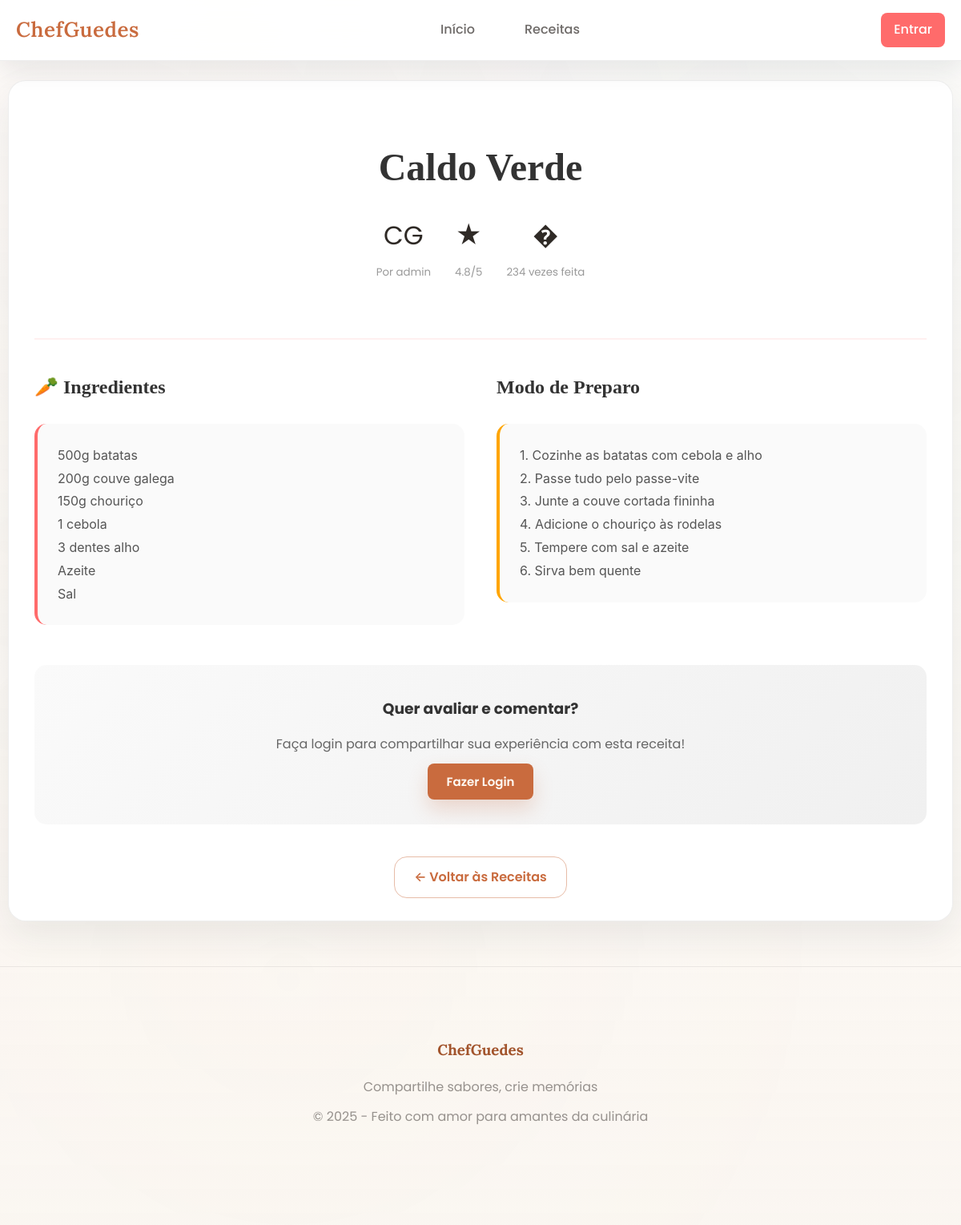
Page /receita.php?slug=caldo-verde on the committed database.
### tables this page shows
CREATE TABLE `recipes` (
  `id` BIGINT UNSIGNED NOT NULL AUTO_INCREMENT,
  `user_id` BIGINT UNSIGNED NOT NULL,
  `category_id` INT UNSIGNED DEFAULT NULL,
  `title` VARCHAR(255) NOT NULL,
  `slug` VARCHAR(255) NOT NULL,
  `summary` TEXT DEFAULT NULL,
  `ingredients` TEXT NOT NULL,
  `instructions` TEXT NOT NULL,
  `prep_time` INT DEFAULT NULL COMMENT 'Tempo de preparo em minutos',
  `cook_time` INT DEFAULT NULL COMMENT 'Tempo de cozimento em minutos',
  `total_time` INT DEFAULT NULL COMMENT 'Tempo total em minutos',
  `servings` INT DEFAULT NULL COMMENT 'Número de porções',
  `difficulty` ENUM('facil','medio','dificil') DEFAULT 'medio',
  `is_vegetarian` TINYINT(1) NOT NULL DEFAULT 0,
  `is_vegan` TINYINT(1) NOT NULL DEFAULT 0,
  `is_gluten_free` TINYINT(1) NOT NULL DEFAULT 0,
  `is_premium` TINYINT(1) NOT NULL DEFAULT 0,
  `is_featured` TINYINT(1) NOT NULL DEFAULT 0,
  `image_url` VARCHAR(500) DEFAULT NULL,
  `video_url` VARCHAR(500) DEFAULT NULL,
  `nutrition_info` JSON DEFAULT NULL,
  `created_at` DATETIME NOT NULL DEFAULT CURRENT_TIMESTAMP,
  `updated_at` DATETIME DEFAULT NULL ON UPDATE CURRENT_TIMESTAMP,
  `published_at` DATETIME DEFAULT NULL,
  `is_active` TINYINT(1) NOT NULL DEFAULT 1,
  PRIMARY KEY (`id`),
  UNIQUE KEY `uq_recipes_slug` (`slug`),
  KEY `idx_recipes_user` (`user_id`),
  KEY `idx_recipes_category` (`category_id`),
  KEY `idx_recipes_featured` (`is_featured`),
  KEY `idx_recipes_premium` (`is_premium`),
  KEY `idx_recipes_published` (`published_at`),
  CONSTRAINT `fk_recipes_user` FOREIGN KEY (`user_id`) REFERENCES `users` (`id`) ON DELETE CASCADE,
  CONSTRAINT `fk_recipes_category` FOREIGN KEY (`category_id`) REFERENCES `categories` (`id`) ON DELETE SET NULL
);

CREATE TABLE `users` (
  `id` BIGINT UNSIGNED NOT NULL AUTO_INCREMENT,
  `username` VARCHAR(80) NOT NULL,
  `email` VARCHAR(255) NOT NULL,
  `password_hash` VARCHAR(255) NOT NULL,
  `role` ENUM('user','admin','chef') NOT NULL DEFAULT 'user',
  `avatar` VARCHAR(255) DEFAULT NULL,
  `bio` TEXT DEFAULT NULL,
  `location` VARCHAR(100) DEFAULT NULL,
  `created_at` DATETIME NOT NULL DEFAULT CURRENT_TIMESTAMP,
  `updated_at` DATETIME DEFAULT NULL ON UPDATE CURRENT_TIMESTAMP,
  `last_login` DATETIME DEFAULT NULL,
  `is_active` TINYINT(1) NOT NULL DEFAULT 1,
  PRIMARY KEY (`id`),
  UNIQUE KEY `uq_users_email` (`email`),
  UNIQUE KEY `uq_users_username` (`username`)
);

CREATE TABLE `recipe_stats` (
  `recipe_id` BIGINT UNSIGNED NOT NULL,
  `total_views` INT DEFAULT 0,
  `unique_views` INT DEFAULT 0,
  `total_favorites` INT DEFAULT 0,
  `total_made` INT DEFAULT 0,
  `total_ratings` INT DEFAULT 0,
  `average_rating` DECIMAL(3,2) DEFAULT 0.00,
  `last_viewed_at` DATETIME DEFAULT NULL,
  `last_favorited_at` DATETIME DEFAULT NULL,
  `popularity_score` DECIMAL(10,4) DEFAULT 0.0000,
  `updated_at` DATETIME DEFAULT CURRENT_TIMESTAMP ON UPDATE CURRENT_TIMESTAMP,
  PRIMARY KEY (`recipe_id`),
  KEY `idx_recipe_stats_views` (`total_views`),
  KEY `idx_recipe_stats_favorites` (`total_favorites`),
  KEY `idx_recipe_stats_rating` (`average_rating`),
  KEY `idx_recipe_stats_popularity` (`popularity_score`),
  CONSTRAINT `fk_recipe_stats_recipe` FOREIGN KEY (`recipe_id`) REFERENCES `recipes` (`id`) ON DELETE CASCADE
);

### receita.php (the view, shortened to what this page needs)
<?php
$db_host = '127.0.0.1';
$db_user = 'root';
$db_pass = '';
$db_name = 'chefguedes';
function db_connect() {
    global $db_host, $db_user, $db_pass, $db_name;
    $m = new mysqli($db_host, $db_user, $db_pass, $db_name);
    return $m;
}
$slug = $_GET['slug'] ?? '';
$recipe = null;
$comments = [];
$user_rating = null;
$avg_rating = 0;
if ($slug) {
    $mysqli = db_connect();
    if ($mysqli) {
        $stmt = $mysqli->prepare("SELECT r.*, u.username, rs.average_rating as avg_rating, rs.total_ratings as rating_count, rs.total_views as made_count FROM recipes r JOIN users u ON r.user_id = u.id LEFT JOIN recipe_stats rs ON r.id = rs.recipe_id WHERE r.slug = ? LIMIT 1");
        if ($stmt) {
            $stmt->bind_param('s', $slug);
            $stmt->execute();
            $result = $stmt->get_result();
            if ($result && $result->num_rows === 1) {
                $recipe = $result->fetch_assoc();
                $avg_rating = $recipe['avg_rating'] ?: 0;
                $comments_query = $mysqli->query("SELECT c.*, u.username FROM comments c JOIN users u ON c.user_id = u.id WHERE c.recipe_id = {$recipe['id']} ORDER BY c.created_at DESC");
                if ($comments_query) {
                    $comments = $comments_query->fetch_all(MYSQLI_ASSOC);
                }
            }
        }
    }
}
?>
<!DOCTYPE html>
<html lang="pt">
<head>
    <link rel="stylesheet" href="css/style.css">
    <link rel="stylesheet" href="css/culinary.css">
</head>
<body class="main-layout">
    <nav class="navbar">
        <div class="nav-container">
            <a href="index.php" class="logo">ChefGuedes</a>
            <div class="nav-links">
                <a href="index.php">Início</a>
                <a href="receitas.php">Receitas</a>
            </div>
            <div class="user-menu">
                <?php if (isset($_SESSION['user_id'])): ?>
                    <span>Olá, <?php echo htmlspecialchars($_SESSION['username']); ?>!</span>
                    <a href="logout.php" style="color: #ff6b6b;">Sair</a>
                <?php else: ?>
                    <a href="login.php" style="background: #ff6b6b; color: white; padding: 8px 16px; border-radius: 8px; text-decoration: none;">Entrar</a>
                <?php endif; ?>
            </div>
        </div>
    </nav>
    <div class="container">
        <header class="recipe-header" style="text-align: center; padding: 40px 0; border-bottom: 2px solid rgba(255, 107, 107, 0.1); margin-bottom: 40px;">
            <h1 style="font-family: 'Playfair Display', serif; font-size: 3rem; color: #333; margin-bottom: 20px;">
                <?php echo htmlspecialchars($recipe['title']); ?>
            </h1>
            <div style="display: flex; justify-content: center; gap: 30px; flex-wrap: wrap; margin-bottom: 30px;">
                <div style="text-align: center;">
                    <div style="font-size: 2rem; margin-bottom: 5px;">CG</div>
                    <small style="color: #999;">Por <?php echo htmlspecialchars($recipe['username']); ?></small>
                </div>
                <div style="text-align: center;">
                    <div style="font-size: 2rem; margin-bottom: 5px;">★</div>
                    <small style="color: #999;"><?php echo $avg_rating > 0 ? number_format($avg_rating, 1) . '/5' : 'Sem avaliações'; ?></small>
                </div>
                <div style="text-align: center;">
                    <div style="font-size: 2rem; margin-bottom: 5px;">�</div>
                    <small style="color: #999;"><?php echo $recipe['made_count'] ?: 0; ?> vezes feita</small>
                </div>
            </div>
        </header>
        <div style="display: grid; grid-template-columns: 1fr 1fr; gap: 40px; margin-bottom: 50px;">
            <section class="ingredients-section">
                <h2 style="font-family: 'Playfair Display', serif; color: #333; margin-bottom: 25px; display: flex; align-items: center; gap: 15px;">
                    🥕 Ingredientes
                </h2>
                <div style="background: #fafafa; padding: 25px; border-radius: 15px; border-left: 4px solid #ff6b6b;">
                    <pre style="white-space: pre-wrap; font-family: 'Inter', sans-serif; line-height: 1.8; color: #555; margin: 0;"><?php echo htmlspecialchars($recipe['ingredients']); ?></pre>
                </div>
            </section>
            <section class="instructions-section">
                <h2 style="font-family: 'Playfair Display', serif; color: #333; margin-bottom: 25px; display: flex; align-items: center; gap: 15px;">
                    Modo de Preparo
                </h2>
                <div style="background: #fafafa; padding: 25px; border-radius: 15px; border-left: 4px solid #ffa500;">
                    <pre style="white-space: pre-wrap; font-family: 'Inter', sans-serif; line-height: 1.8; color: #555; margin: 0;"><?php echo htmlspecialchars($recipe['instructions']); ?></pre>
                </div>
            </section>
        </div>
        <?php if (isset($_SESSION['user_id'])): ?>
        <section style="background: linear-gradient(135deg, #fafafa, #f0f0f0); padding: 30px; border-radius: 15px; margin-bottom: 40px;">
            <h2 style="font-family: 'Playfair Display', serif; color: #333; margin-bottom: 25px;">
                ★ Avaliar esta Receita
            </h2>
            <form method="post" style="display: flex; align-items: center; gap: 20px; flex-wrap: wrap;">
                <label style="font-weight: 600;">Sua avaliação:</label>
                <div style="display: flex; gap: 8px;">
                    <?php for ($i = 1; $i <= 5; $i++): ?>
                        <label style="cursor: pointer;">
                            <input type="radio" name="rating" value="<?php echo $i; ?>" <?php echo ($user_rating == $i) ? 'checked' : ''; ?> style="display: none;">
                            <span style="font-size: 1.5rem; color: <?php echo ($user_rating >= $i) ? '#ff6b6b' : '#ddd'; ?>; transition: color 0.3s;">★</span>
                        </label>
                    <?php endfor; ?>
                </div>
                <button type="submit" name="rate_recipe" class="btn-primary" style="border: none; cursor: pointer;">
                    Avaliar
                </button>
            </form>
        </section>
        <section style="margin-bottom: 40px;">
            <h2 style="font-family: 'Playfair Display', serif; color: #333; margin-bottom: 25px;">
                Comentários (<?php echo count($comments); ?>)
            </h2>
            <form method="post" style="margin-bottom: 30px;">
                <textarea name="comment" placeholder="Compartilhe sua experiência com esta receita..." style="width: 100%; padding: 15px; border: 2px solid #e0e0e0; border-radius: 12px; font-size: 15px; min-height: 100px; resize: vertical; font-family: 'Inter', sans-serif;"></textarea>
                <button type="submit" name="add_comment" class="btn-primary" style="margin-top: 15px; border: none; cursor: pointer;">
                    Adicionar Comentário
                </button>
            </form>
            <div class="comments-list">
                <?php foreach ($comments as $comment): ?>
                    <div style="background: white; padding: 20px; border-radius: 12px; margin-bottom: 15px; border: 1px solid #eee;">
                        <div style="display: flex; justify-content: space-between; margin-bottom: 10px;">
                            <strong style="color: #333;"><?php echo htmlspecialchars($comment['username']); ?></strong>
                            <small style="color: #999;"><?php echo date('d/m/Y H:i', strtotime($comment['created_at'])); ?></small>
                        </div>
                        <p style="color: #666; line-height: 1.6; margin: 0;"><?php echo htmlspecialchars($comment['content']); ?></p>
                    </div>
                <?php endforeach; ?>
                <?php if (empty($comments)): ?>
                    <p style="text-align: center; color: #999; font-style: italic; padding: 40px;">
                        🤔 Ainda não há comentários. Seja o primeiro a compartilhar sua experiência!
                    </p>
                <?php endif; ?>
            </div>
        </section>
        <?php else: ?>
        <div style="text-align: center; padding: 40px; background: linear-gradient(135deg, #fafafa, #f0f0f0); border-radius: 15px;">
            <h3 style="color: #333; margin-bottom: 15px;">Quer avaliar e comentar?</h3>
            <p style="color: #666; margin-bottom: 20px;">Faça login para compartilhar sua experiência com esta receita!</p>
            <a href="login.php" class="btn-primary" style="text-decoration: none; padding: 12px 24px; border-radius: 8px;">Fazer Login</a>
        </div>
        <?php endif; ?>
        <div style="text-align: center; margin-top: 40px;">
            <a href="receitas.php" class="btn-secondary" style="text-decoration: none; padding: 12px 24px;">
                ← Voltar às Receitas
            </a>
        </div>
    </div>
    <footer class="footer">
        <div class="container">
            <h3>ChefGuedes</h3>
            <p>Compartilhe sabores, crie memórias</p>
            <p>&copy; 2025 - Feito com amor para amantes da culinária</p>
        </div>
    </footer>
</body>
</html>

### rows in the picture
recipes: title "Caldo Verde", user.username "admin", recipe_stats.average_rating "4.8", recipe_stats.total_views "234", ingredients "500g batatas 200g couve galega 150g chouriço 1 cebola 3 dentes alho Azeite Sal", instructions "1. Cozinhe as batatas com cebola e alho 2. Passe tudo pelo passe-vite 3. Junte a couve cortada fininha 4. Adicione o chouriço às rodelas 5. Tempere com sal e azeite 6. Sirva bem quente"
